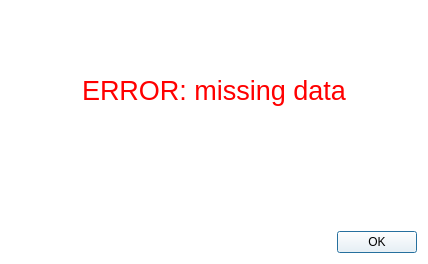
<?xml version="1.0" encoding="UTF-8"?>
<ui version="4.0">
 <class>Dialog</class>
 <widget class="QDialog" name="Dialog">
  <property name="geometry">
   <rect>
    <x>0</x>
    <y>0</y>
    <width>428</width>
    <height>264</height>
   </rect>
  </property>
  <property name="sizePolicy">
   <sizepolicy hsizetype="Preferred" vsizetype="Preferred">
    <horstretch>0</horstretch>
    <verstretch>0</verstretch>
   </sizepolicy>
  </property>
  <property name="minimumSize">
   <size>
    <width>262</width>
    <height>185</height>
   </size>
  </property>
  <property name="maximumSize">
   <size>
    <width>1666666</width>
    <height>16666666</height>
   </size>
  </property>
  <property name="windowTitle">
   <string>ERROR Message</string>
  </property>
  <property name="styleSheet">
   <string notr="true">
background-color: rgb(255, 255, 255);</string>
  </property>
  <layout class="QGridLayout" name="gridLayout">
   <item row="0" column="0">
    <widget class="QTextEdit" name="textEdit">
     <property name="minimumSize">
      <size>
       <width>0</width>
       <height>0</height>
      </size>
     </property>
     <property name="palette">
      <palette>
       <active>
        <colorrole role="WindowText">
         <brush brushstyle="SolidPattern">
          <color alpha="255">
           <red>255</red>
           <green>0</green>
           <blue>0</blue>
          </color>
         </brush>
        </colorrole>
        <colorrole role="Button">
         <brush brushstyle="SolidPattern">
          <color alpha="255">
           <red>255</red>
           <green>255</green>
           <blue>255</blue>
          </color>
         </brush>
        </colorrole>
        <colorrole role="Text">
         <brush brushstyle="SolidPattern">
          <color alpha="255">
           <red>255</red>
           <green>0</green>
           <blue>0</blue>
          </color>
         </brush>
        </colorrole>
        <colorrole role="Base">
         <brush brushstyle="SolidPattern">
          <color alpha="255">
           <red>255</red>
           <green>255</green>
           <blue>255</blue>
          </color>
         </brush>
        </colorrole>
        <colorrole role="Window">
         <brush brushstyle="SolidPattern">
          <color alpha="255">
           <red>255</red>
           <green>255</green>
           <blue>255</blue>
          </color>
         </brush>
        </colorrole>
       </active>
       <inactive>
        <colorrole role="WindowText">
         <brush brushstyle="SolidPattern">
          <color alpha="255">
           <red>255</red>
           <green>0</green>
           <blue>0</blue>
          </color>
         </brush>
        </colorrole>
        <colorrole role="Button">
         <brush brushstyle="SolidPattern">
          <color alpha="255">
           <red>255</red>
           <green>255</green>
           <blue>255</blue>
          </color>
         </brush>
        </colorrole>
        <colorrole role="Text">
         <brush brushstyle="SolidPattern">
          <color alpha="255">
           <red>255</red>
           <green>0</green>
           <blue>0</blue>
          </color>
         </brush>
        </colorrole>
        <colorrole role="Base">
         <brush brushstyle="SolidPattern">
          <color alpha="255">
           <red>255</red>
           <green>255</green>
           <blue>255</blue>
          </color>
         </brush>
        </colorrole>
        <colorrole role="Window">
         <brush brushstyle="SolidPattern">
          <color alpha="255">
           <red>255</red>
           <green>255</green>
           <blue>255</blue>
          </color>
         </brush>
        </colorrole>
       </inactive>
       <disabled>
        <colorrole role="WindowText">
         <brush brushstyle="SolidPattern">
          <color alpha="255">
           <red>120</red>
           <green>120</green>
           <blue>120</blue>
          </color>
         </brush>
        </colorrole>
        <colorrole role="Button">
         <brush brushstyle="SolidPattern">
          <color alpha="255">
           <red>255</red>
           <green>255</green>
           <blue>255</blue>
          </color>
         </brush>
        </colorrole>
        <colorrole role="Text">
         <brush brushstyle="SolidPattern">
          <color alpha="255">
           <red>120</red>
           <green>120</green>
           <blue>120</blue>
          </color>
         </brush>
        </colorrole>
        <colorrole role="Base">
         <brush brushstyle="SolidPattern">
          <color alpha="255">
           <red>255</red>
           <green>255</green>
           <blue>255</blue>
          </color>
         </brush>
        </colorrole>
        <colorrole role="Window">
         <brush brushstyle="SolidPattern">
          <color alpha="255">
           <red>255</red>
           <green>255</green>
           <blue>255</blue>
          </color>
         </brush>
        </colorrole>
       </disabled>
      </palette>
     </property>
     <property name="contextMenuPolicy">
      <enum>Qt::NoContextMenu</enum>
     </property>
     <property name="frameShape">
      <enum>QFrame::NoFrame</enum>
     </property>
     <property name="html">
      <string>&lt;!DOCTYPE HTML PUBLIC &quot;-//W3C//DTD HTML 4.0//EN&quot; &quot;http://www.w3.org/TR/REC-html40/strict.dtd&quot;&gt;
&lt;html&gt;&lt;head&gt;&lt;meta name=&quot;qrichtext&quot; content=&quot;1&quot; /&gt;&lt;style type=&quot;text/css&quot;&gt;
p, li { white-space: pre-wrap; }
&lt;/style&gt;&lt;/head&gt;&lt;body style=&quot; font-family:'MS Shell Dlg 2'; font-size:9.75pt; font-weight:400; font-style:normal;&quot;&gt;
&lt;p style=&quot;-qt-paragraph-type:empty; margin-top:0px; margin-bottom:0px; margin-left:0px; margin-right:0px; -qt-block-indent:0; text-indent:0px; font-size:5.5pt;&quot;&gt;&lt;br /&gt;&lt;/p&gt;
&lt;p style=&quot;-qt-paragraph-type:empty; margin-top:0px; margin-bottom:0px; margin-left:0px; margin-right:0px; -qt-block-indent:0; text-indent:0px; font-size:5.5pt;&quot;&gt;&lt;br /&gt;&lt;/p&gt;
&lt;p align=&quot;center&quot; style=&quot; margin-top:0px; margin-bottom:0px; margin-left:0px; margin-right:0px; -qt-block-indent:0; text-indent:0px;&quot;&gt;&lt;img src=&quot;:/error_icon/error.png&quot; /&gt;&lt;/p&gt;
&lt;p style=&quot;-qt-paragraph-type:empty; margin-top:0px; margin-bottom:0px; margin-left:0px; margin-right:0px; -qt-block-indent:0; text-indent:0px; font-size:5.5pt;&quot;&gt;&lt;br /&gt;&lt;/p&gt;
&lt;p style=&quot;-qt-paragraph-type:empty; margin-top:0px; margin-bottom:0px; margin-left:0px; margin-right:0px; -qt-block-indent:0; text-indent:0px; font-size:5.5pt;&quot;&gt;&lt;br /&gt;&lt;/p&gt;
&lt;p align=&quot;center&quot; style=&quot;-qt-paragraph-type:empty; margin-top:0px; margin-bottom:0px; margin-left:0px; margin-right:0px; -qt-block-indent:0; text-indent:0px; font-size:5.5pt;&quot;&gt;&lt;br /&gt;&lt;/p&gt;
&lt;p align=&quot;center&quot; style=&quot; margin-top:0px; margin-bottom:0px; margin-left:0px; margin-right:0px; -qt-block-indent:0; text-indent:0px;&quot;&gt;&lt;span style=&quot; font-size:20pt;&quot;&gt;ERROR: missing data&lt;/span&gt;&lt;/p&gt;
&lt;p align=&quot;center&quot; style=&quot;-qt-paragraph-type:empty; margin-top:0px; margin-bottom:0px; margin-left:0px; margin-right:0px; -qt-block-indent:0; text-indent:0px; font-size:20pt;&quot;&gt;&lt;br /&gt;&lt;/p&gt;&lt;/body&gt;&lt;/html&gt;</string>
     </property>
    </widget>
   </item>
   <item row="3" column="0">
    <widget class="QDialogButtonBox" name="buttonBox">
     <property name="font">
      <font>
       <pointsize>10</pointsize>
       <weight>50</weight>
       <bold>false</bold>
      </font>
     </property>
     <property name="styleSheet">
      <string notr="true">
background-color: rgb(255, 255, 255);</string>
     </property>
     <property name="orientation">
      <enum>Qt::Horizontal</enum>
     </property>
     <property name="standardButtons">
      <set>QDialogButtonBox::Ok</set>
     </property>
     <property name="centerButtons">
      <bool>false</bool>
     </property>
    </widget>
   </item>
   <item row="2" column="0">
    <spacer name="horizontalSpacer">
     <property name="orientation">
      <enum>Qt::Horizontal</enum>
     </property>
     <property name="sizeHint" stdset="0">
      <size>
       <width>40</width>
       <height>20</height>
      </size>
     </property>
    </spacer>
   </item>
  </layout>
 </widget>
 <resources>
  <include location="additional_ressources/icons.qrc"/>
 </resources>
 <connections>
  <connection>
   <sender>buttonBox</sender>
   <signal>rejected()</signal>
   <receiver>Dialog</receiver>
   <slot>reject()</slot>
   <hints>
    <hint type="sourcelabel">
     <x>316</x>
     <y>260</y>
    </hint>
    <hint type="destinationlabel">
     <x>286</x>
     <y>274</y>
    </hint>
   </hints>
  </connection>
  <connection>
   <sender>buttonBox</sender>
   <signal>accepted()</signal>
   <receiver>Dialog</receiver>
   <slot>accept()</slot>
   <hints>
    <hint type="sourcelabel">
     <x>248</x>
     <y>254</y>
    </hint>
    <hint type="destinationlabel">
     <x>157</x>
     <y>274</y>
    </hint>
   </hints>
  </connection>
 </connections>
</ui>
